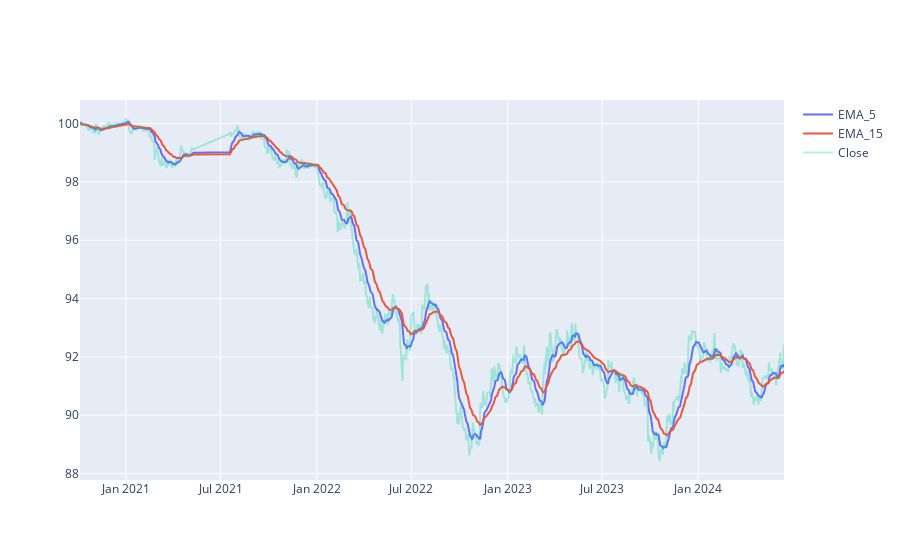

Notebook source saved alongside this figure:
### Markdown cell above
## Exponential Moving Average (EMA)

* Una media móvil exponencial (EMA) es un tipo de media móvil (MA) que otorga un mayor peso e importancia a los puntos de datos más recientes.

* Básicamente, lo que significa es que los datos más recientes sobre el precio de las acciones tienen un mayor peso/importancia en el precio que los de los días más antiguos.

### Code cell
#EMA

data['EMA_5'] = data['Close'].ewm(5).mean().shift()
data['EMA_15'] = data['Close'].ewm(15).mean().shift()

# If u want to visualize between a range of specific dates u can do it like -> fig = go.Figure(layout_xaxis_range=['2019-06-04','2020-01-02'])

fig = go.Figure()
fig.add_trace(go.Scatter(x=data.index,y=data.EMA_5,name='EMA_5'))
fig.add_trace(go.Scatter(x=data.index,y=data.EMA_15,name='EMA_15'))
fig.add_trace(go.Scatter(x=data.index,y=data.Close,name='Close', opacity=0.3))
fig.show()

### Figure 1 — Plotly figure (JSON) as saved in the notebook; plotly's stock layout.template omitted (floating-point values rounded to 4 significant figures; data arrays with more than 128 entries replaced by an {"elided": "..."} marker saying what was removed)
{"data": [{"name": "EMA_5", "type": "scatter", "x": {"elided": "882 str values"}, "y": {"elided": "882 float values"}}, {"name": "EMA_15", "type": "scatter", "x": {"elided": "882 str values"}, "y": {"elided": "882 float values"}}, {"name": "Close", "opacity": 0.3, "type": "scatter", "x": {"elided": "882 str values"}, "y": {"elided": "882 float values"}}], "layout": {}}
